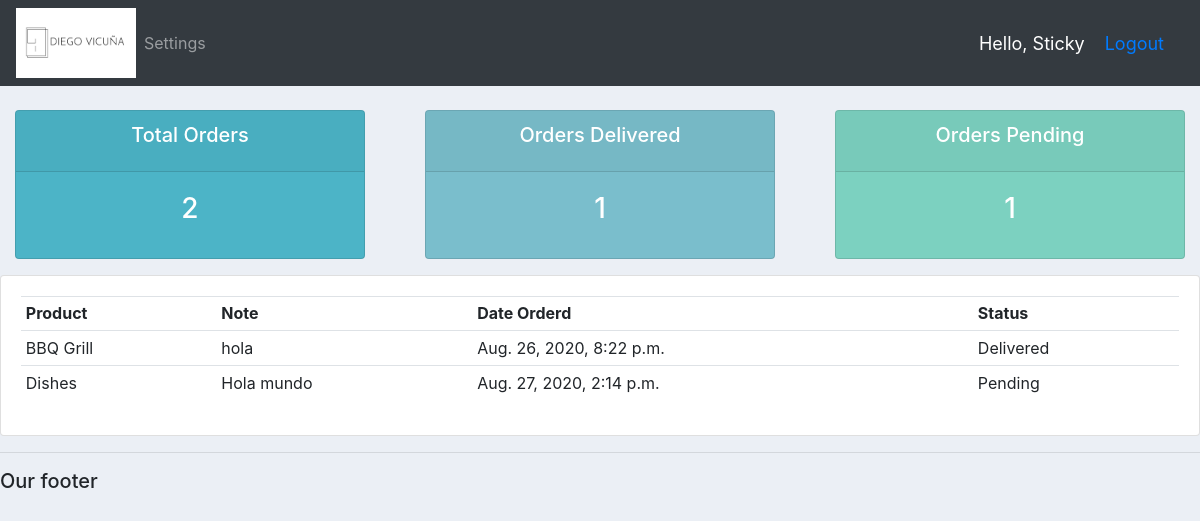
The page /user/ (signed in) on the database its author committed.
### accounts/models.py (models this page shows, shortened)
class Order(models.Model):
	STATUS =(('Pending','Pending'),('Out for delivery','Out for delivery'),('Delivered','Delivered'))
	customer = models.ForeignKey(Customer, null = True, on_delete = models.SET_NULL)
	product = models.ForeignKey(Product, null = True, on_delete = models.SET_NULL)
	date_create = models.DateTimeField(auto_now_add = True, null = True)
	status = models.CharField(max_length = 200, null = True, choices= STATUS)
	note = models.CharField(max_length = 200, null = True)

class Product(models.Model):
	CATEGORY=(('Indoor','Indoor'),('Out Door','Out Door'))
	name = models.CharField(max_length = 200, null = True)
	price = models.FloatField(null = True)
	category = models.CharField(max_length = 200, null = True, choices = CATEGORY)
	description = models.CharField(max_length = 200, null = True, blank = True)
	date_create = models.DateTimeField(auto_now_add = True, null = True)
	tag = models.ManyToManyField(Tag)
	def __str__(self):
		return self.name

### accounts/decorators.py (the view)
		def wrapper_func(request, *args, **kwargs):
			group = None
			if request.user.groups.exists():
				group = request.user.groups.all()[0].name
			if group in allowed_roles:
				return view_func(request, *args, **kwargs)
			else:
				return HttpResponse('You are not authorized to view this page')

### accounts/views.py (called while the page is built)
@login_required(login_url='login')
@allowed_users(allowed_roles=['customer'])
def userPage(request):
	orders = request.user.customer.order_set.all()
	total_orders = orders.count()
	delivered = orders.filter(status='Delivered').count()
	pending = orders.filter(status='Pending').count()
	context = {'orders':orders,'total_orders':total_orders,
	'delivered':delivered,
	'pending':pending}
	return render(request, 'accounts/user.html',context)

### accounts/templates/accounts/user.html
{% extends 'accounts/main.html' %}
{% block content %}
{% include 'accounts/status.html' %}
<div class="row">
	<div class="col-md">
		<div class="card card-body">
			<table class="table table-sm">
				<tr>
					<th>Product</th>
					<th>Note</th>
					<th>Date Orderd</th>
					<th>Status</th>
				</tr>
				{% for order in orders %}
				<tr>
					<td>{{order.product}}</td>
					<td>{{order.note}}</td>
					<td>{{order.date_create}}</td>
					<td>{{order.status}}</td>
				</tr>
				{% endfor %}
			</table>
		</div>
	</div>
</div>
{% endblock content %}

### accounts/templates/accounts/navbar.html (shortened to what this page needs)
{% load static%}
<nav class="navbar navbar-expand-lg navbar-dark bg-dark">
  <img src="{% static 'images/logo.PNG'%}" width="120" height="70">
  <div class="collapse navbar-collapse" id="navbarNav">
    <ul class="navbar-nav">
      {% if request.user.is_staff %}
      <li class="nav-item active">
        <a class="nav-link" href="{% url 'home' %}">Dashboard</a>
      </li>
      <li class="nav-item">
        <a class="nav-link" href="{% url 'products' %}">Products</a>
      </li>
      {% else %}
       <li class="nav-item">
        <a class="nav-link" href="{% url 'account' %}">Settings</a>
      </li>
      {% endif%}
    </ul>
  </div>
  <span class="hello-msg"> Hello, {{request.user}}</span>
  <span class="hello-msg"><a href="{% url 'logout' %}">Logout</a></span>
</nav>

### static/css/main.css (style rules this page uses)
body { background-color: #ebeff5; }

### accounts/templates/accounts/navbar.html (style rules this page uses)
.hello-msg { font-size: 18px; color: #fff; margin-right: 20px; }

### rows shown on the page
Order: product "BBQ Grill", note "hola", date_create "Aug. 26, 2020, 8:22 p.m.", status "Delivered"
Order: product "Dishes", note "Hola mundo", date_create "Aug. 27, 2020, 2:14 p.m.", status "Pending"

### other values the page prints
{{ request.user }} "Sticky"
{{ total_orders }} "2"
{{ delivered }} "1"
{{ pending }} "1"
